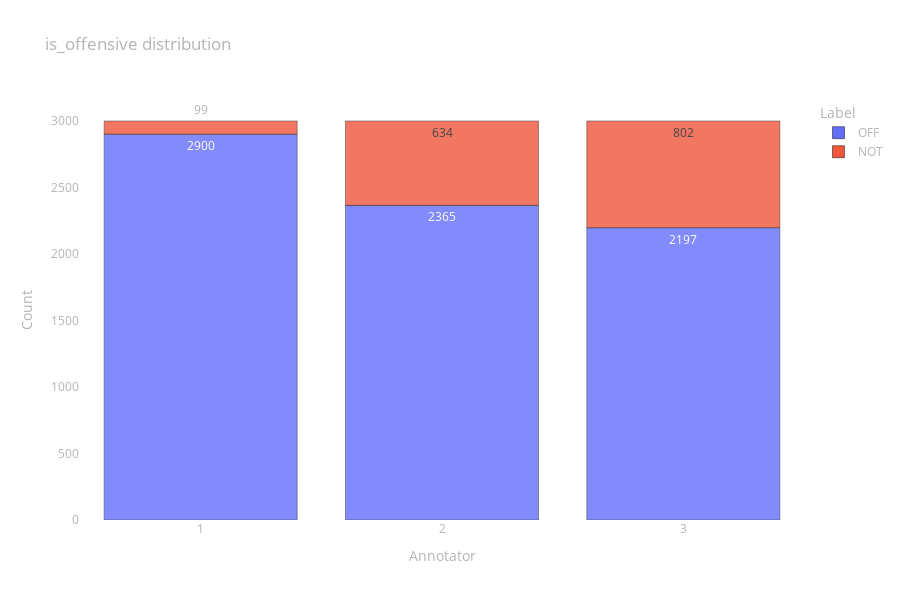

Notebook cell for this chart:
### Code cell
fig = px.bar(
    data_frame=prepare_data_to_px(is_offensive),
    x="Annotator", y="Count", color="Label", opacity=0.8,
    height=600, text="Count", title="is_offensive distribution")

fig.update_layout(layout)

fig.show()

### Figure 1 — Plotly figure (JSON) as saved in the notebook; plotly's stock layout.template omitted (floating-point values rounded to 4 significant figures)
{"data": [{"alignmentgroup": "True", "hovertemplate": "Label=OFF<br>Annotator=%{x}<br>Count=%{text}<extra></extra>", "legendgroup": "OFF", "marker": {"color": "#636efa", "opacity": 0.8, "pattern": {"shape": ""}}, "name": "OFF", "offsetgroup": "OFF", "orientation": "v", "showlegend": true, "text": [2900, 2365, 2197], "textposition": "auto", "type": "bar", "x": [1, 2, 3], "xaxis": "x", "y": [2900, 2365, 2197], "yaxis": "y"}, {"alignmentgroup": "True", "hovertemplate": "Label=NOT<br>Annotator=%{x}<br>Count=%{text}<extra></extra>", "legendgroup": "NOT", "marker": {"color": "#EF553B", "opacity": 0.8, "pattern": {"shape": ""}}, "name": "NOT", "offsetgroup": "NOT", "orientation": "v", "showlegend": true, "text": [99, 634, 802], "textposition": "auto", "type": "bar", "x": [1, 2, 3], "xaxis": "x", "y": [99, 634, 802], "yaxis": "y"}], "layout": {"barmode": "relative", "font": {"color": "rgb(180,180,180)"}, "height": 600, "legend": {"title": {"text": "Label"}, "tracegroupgap": 0}, "paper_bgcolor": "rgba(0,0,0,0)", "plot_bgcolor": "rgba(0,0,0,0)", "title": {"text": "is_offensive distribution"}, "xaxis": {"anchor": "y", "domain": [0, 1], "showgrid": false, "title": {"text": "Annotator"}, "type": "category", "zeroline": false}, "yaxis": {"anchor": "x", "domain": [0, 1], "showgrid": false, "title": {"text": "Count"}, "zeroline": false}}}
